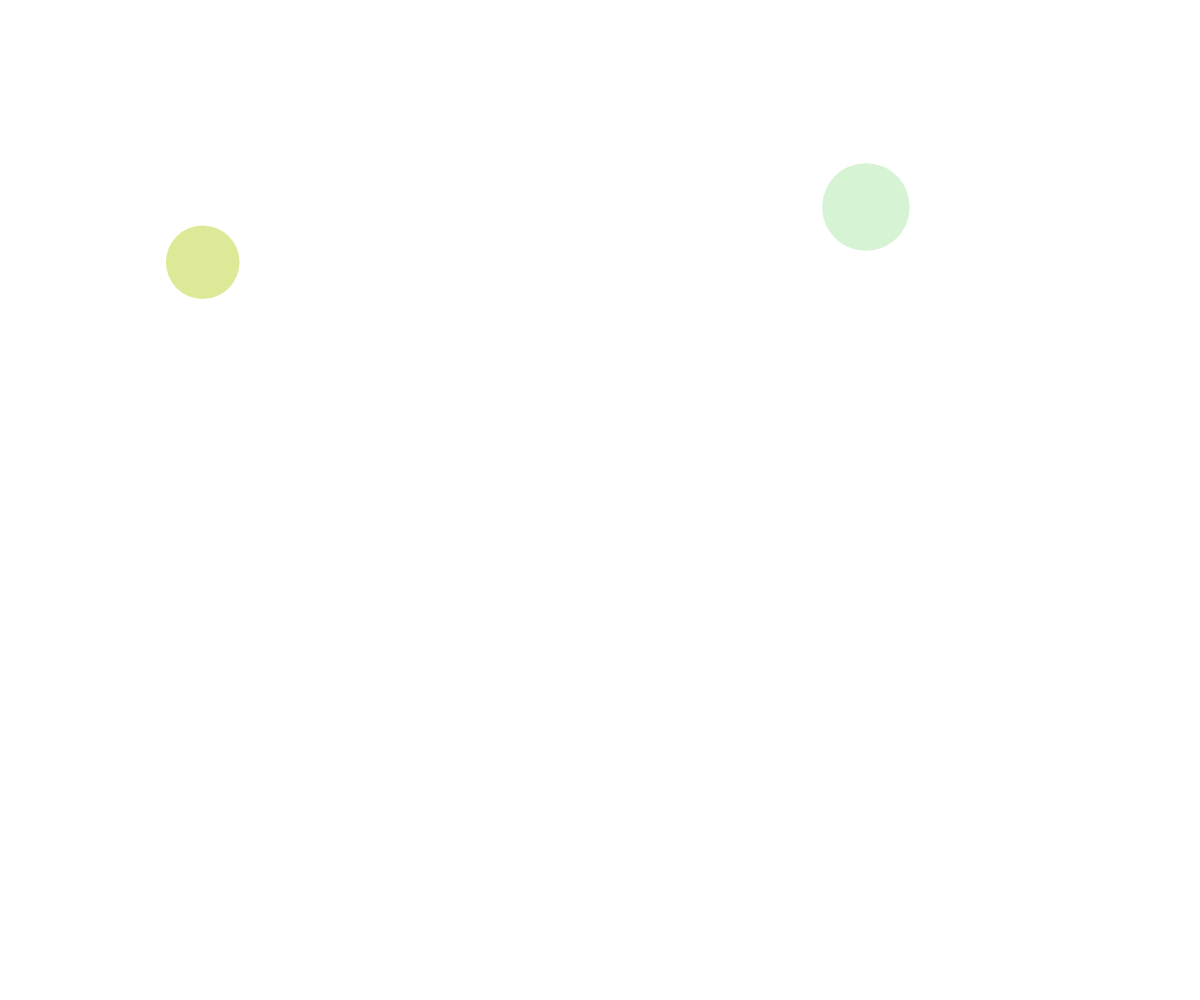
Frame 1 (no input)
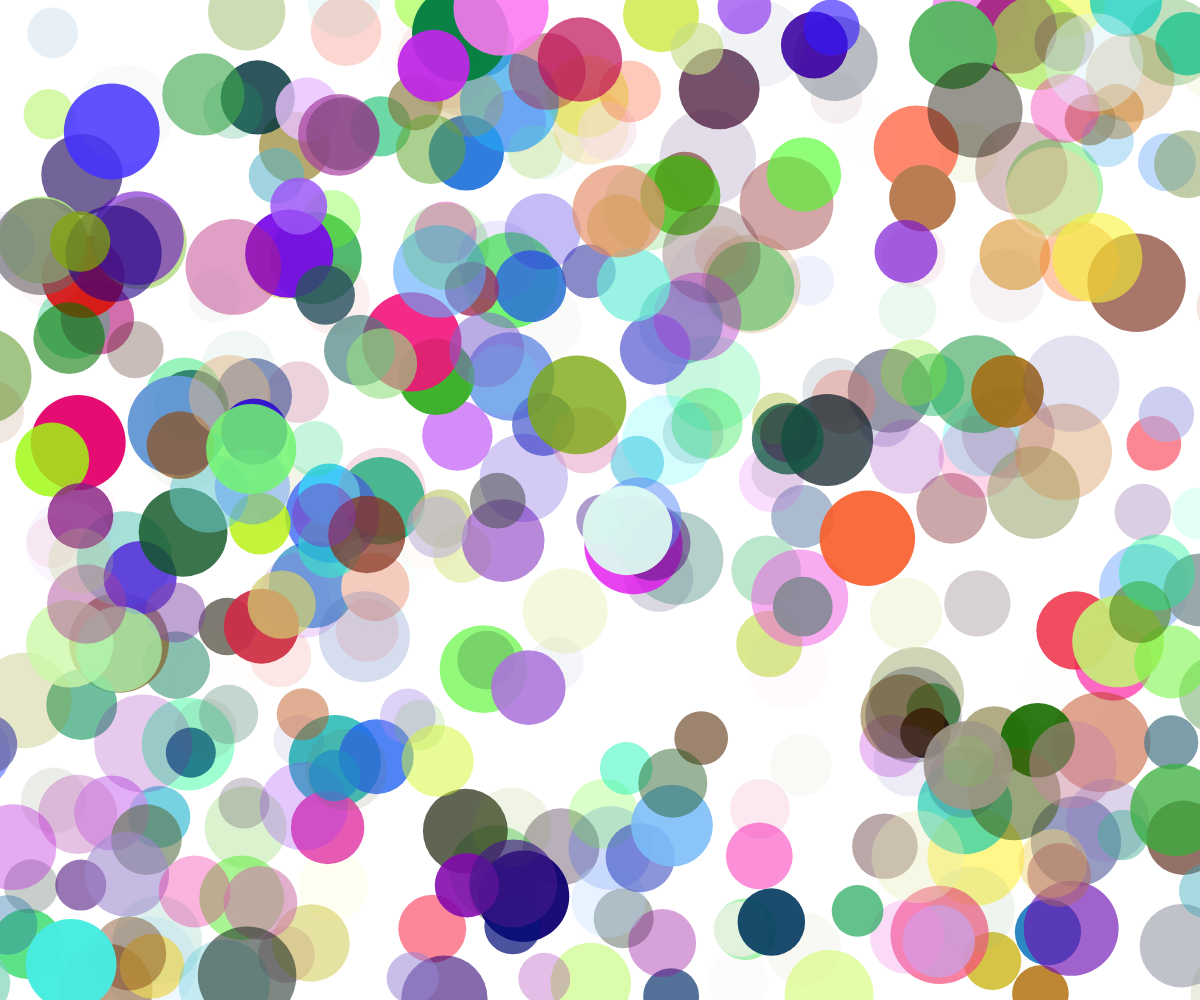
Frame 60 (no input)
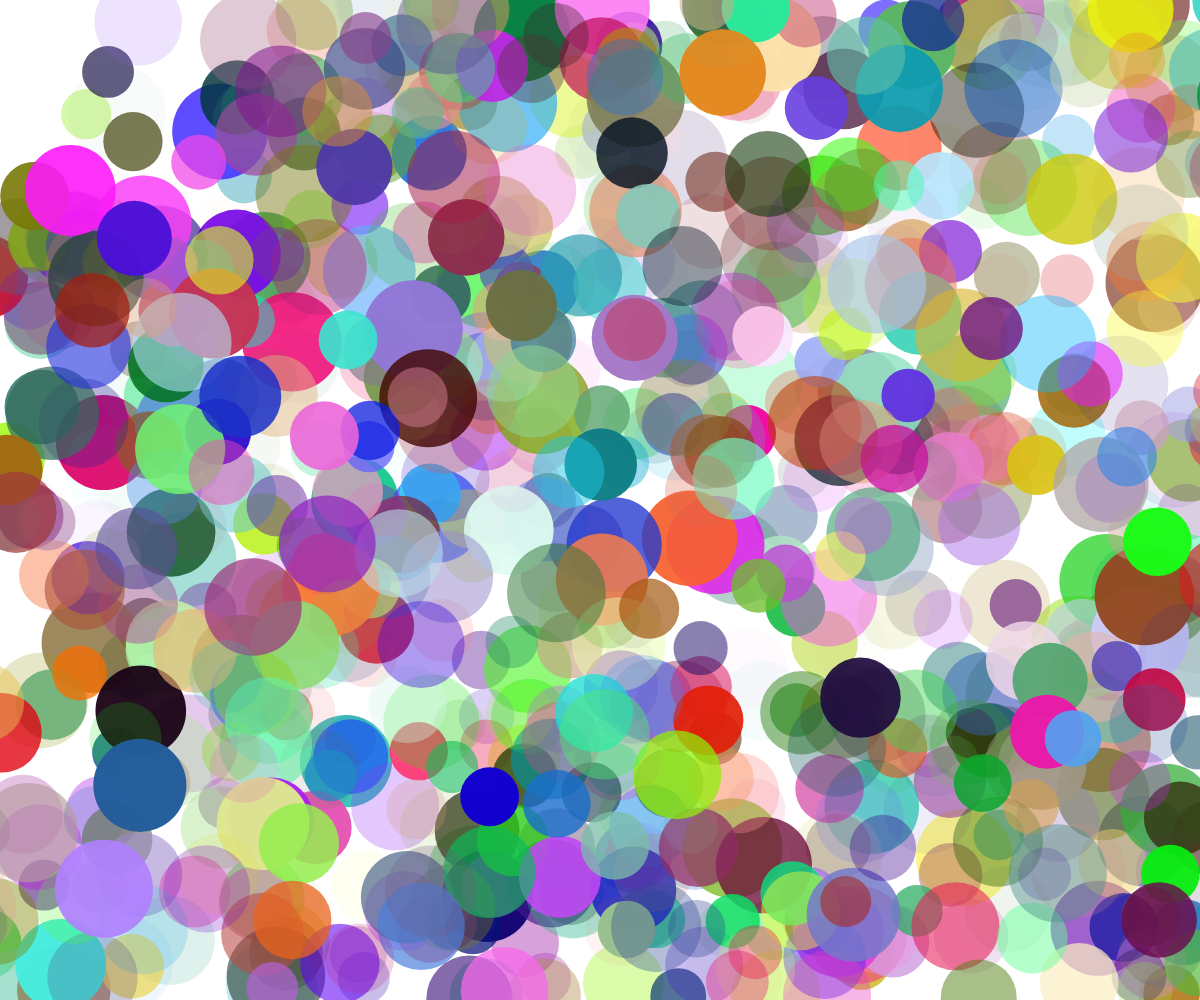
Frame 120 (the mouse pressed at the canvas centre since frame 60)

The p5.js sketch that drew these frames (run headless with seeded random() and noise() and a simulated clock; from frame 60 on, the mouse is pressed at the canvas centre):

// p5.js sketch
// ── sketch.js
// setInterval demo

let ballArray = [];

function setup() {
  createCanvas(windowWidth, windowHeight);
  window.setInterval(addBall, 1);
}


function draw() {
  background("white");
  moveBalls();
  displayBalls();
}

function moveBalls() {
  for (let i=0; i<ballArray.length; i++) {
    let dx = random(-10, 10); 
    let dy = random(-10, 10);
    ballArray[i].x += dx;
    ballArray[i].x += dy;
  }
}
function displayBalls() {
  noStroke();
  for (let i=0; i<ballArray.length; i++) {
    fill(ballArray[i].color);
    circle(ballArray[i].x, ballArray[i].y, ballArray[i].radius);
  }
}
function addBall() {
  let thisBall = {
    x: random(width),
    y: random(height),
    radius: random(50,100),
    color: color(random(255), random(255), random(255), random(255)),
  };
  ballArray.push(thisBall);

}
